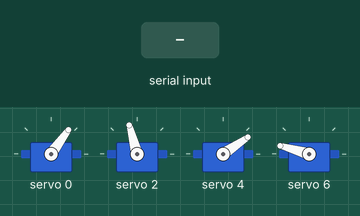
This sketch was run on a simulated Arduino Uno, built with avr-gcc and run on an emulated ATmega328P. On the bench: 4 × servo. The inputs (shaded band) are chosen by the test bench. What the sketch prints to the serial monitor is not drawn.

Above: at 1.2 s.
1.3 s: "90,45,200," received over Serial
At 2.5 s:
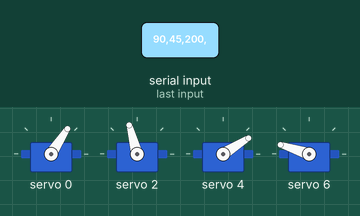
2.8 s: "90,45," received over Serial
At 3.8 s:
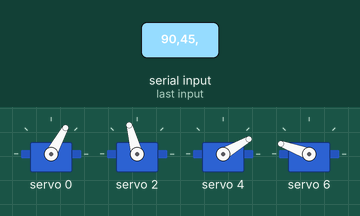
4.3 s: "30,150,10," received over Serial
At 5.3 s:
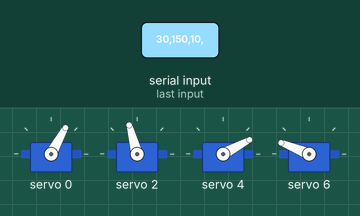
Timing chart, 0 to 7.3 s (numbered marks = the images above; inputs shaded):
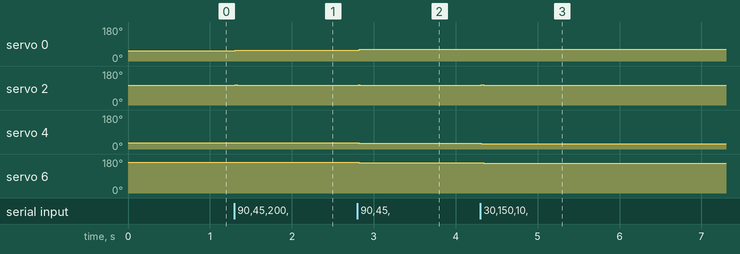

The sketch:

servo.ino
```cpp
#include <Wire.h>
#include <Adafruit_PWMServoDriver.h>
Adafruit_PWMServoDriver pwm = Adafruit_PWMServoDriver();


char raw[9];
char rx[3];
char ry[3];
char lx[3];
char ly[3];
int rxInt;
int ryInt;
int lxInt;
int lyInt;
int rxPulse = 270;
int ryPulse = 400;
int lxPulse = 220;
int lyPulse = 550;
void setup() {
  Serial.begin(9600);
  Serial.println("16 channel Servo test!");
#ifdef ESP8266
  Wire.pins(2, 14);   // ESP8266 can use any two pins, such as SDA to #2 and SCL to #14
#endif
  pwm.begin();
  pwm.setPWMFreq(60);  // Analog servos run at ~60 Hz updates
  yield();
}
void loop() {
  if (Serial.available() > 0) {
                // read the incoming byte:
                Serial.readBytesUntil(',',raw, 5);

                rx[0] = char(raw[0]);
                ry[0] = char(raw[1]);
                lx[0] = char(raw[2]);
                ly[0] = char(raw[3]);
                rxInt = atoi(rx);
                ryInt = atoi(ry);
                lxInt = atoi(lx);
                lyInt = atoi(ly);
                rxInt = map(rxInt, 0, 4, -2, 2);
                ryInt = map(ryInt, 0, 4, 2, -2);
                lxInt = map(lxInt, 0, 4, -2, 2);
                lyInt = map(lyInt, 0, 4, -2, 2);
                if(rxInt == 1 || rxInt == -1){
                    rxInt = 0;
                }
                if(ryInt == 1 || ryInt == -1){
                    ryInt = 0;
                }
                if(lxInt == 1 || lxInt == -1){
                    lxInt = 0;
                }
                if(lyInt == 1 || lyInt == -1){
                    lyInt = 0;
                }
                rxPulse = rxPulse + rxInt;
                ryPulse = ryPulse + ryInt;
                lxPulse = lxPulse + lxInt;
                lyPulse = lyPulse + lyInt;
        }


         if (rxPulse > 590) {
             rxPulse = 590;
         }
         if (rxPulse < 130) {
             rxPulse = 130;
         }
         if (ryPulse > 570) {
             ryPulse = 570;
         }
         if (ryPulse < 340) {
             ryPulse = 340;
         }
         if (lxPulse > 230) {
             lxPulse = 230;
         }
         if (lxPulse < 140) {
             lxPulse = 140;
         }
         if (lyPulse > 580) {
             lyPulse = 580;
         }
         if (lyPulse < 160) {
             lyPulse = 160;
         }

                pwm.setPWM(0, 0, rxPulse);
                pwm.setPWM(2, 0, ryPulse);
                pwm.setPWM(4, 0, lxPulse);
                pwm.setPWM(6, 0, lyPulse);
                //Serial.println(lxPulse);

                //Serial.print(String(ryPulse));
                //Serial.print(" " + String(ryPulse));
                //rxInt = 0;
                //ryInt = 0;
  delay(10);

}
```

Measured:
- after the input at 1.3 s, servo 0: 54° → 57° at once; servo 2: 105° → 106° at once, → 105° 0.03 s later; servo 4: 34° → 32° at once; servo 6: 164° → 162° at once
- after the input at 2.8 s, servo 0: 57° → 61° at once; servo 2: 105° → 106° at once, → 105° 0.01 s later; servo 4: 32° → 30° at once; servo 6: 162° → 160° at once
- after the input at 4.3 s, servo 2: 105° → 106° at once, → 105° 0.03 s later; servo 4: 30° → 28° at once; servo 6: 160° → 158° at once
